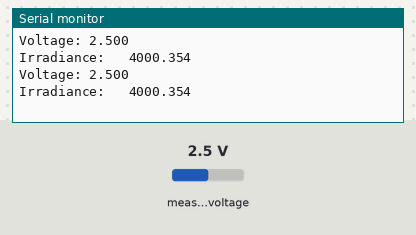
This sketch was run on a simulated Arduino Uno, built with avr-gcc and run on an emulated ATmega328P. On the bench: the last lines printed to the serial monitor. The inputs (shaded band) are chosen by the test bench; at power-on: measured voltage 2.5 V.

Above: at 1.2 s.
1.3 s: measured voltage set to 0.1 V
At 2.6 s:
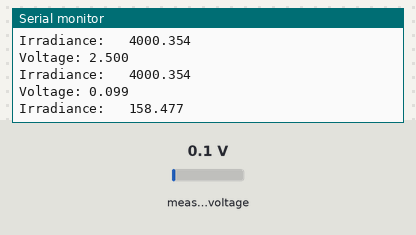
2.8 s: measured voltage set to 1.2 V
At 3.6 s:
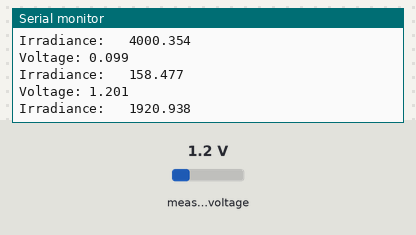
Timing chart, 0 to 5.8 s (numbered marks = the images above; inputs shaded):
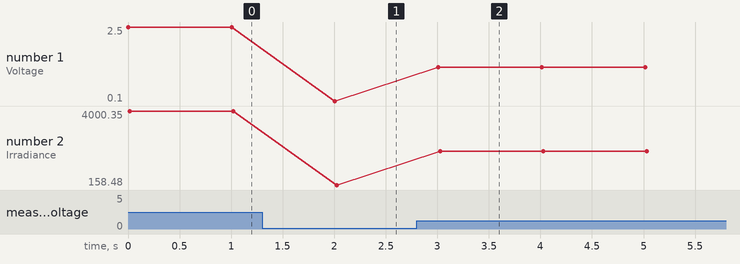

Measured:
- after the input at 1.3 s, the serial monitor: prints a new line after 0.71 s (image 1)
- after the input at 2.8 s, the serial monitor: prints a new line after 0.21 s (image 2)
- plotted number 1: 2.5 → 0.1 after the input at 1.3 s, 0.1 → 1.2 after the input at 2.8 s
- plotted number 2: 4000.35 → 158.48 after the input at 1.3 s, 158.48 → 1920.94 after the input at 2.8 s

The sketch:

BPW21.ino
```cpp
#include <Adafruit_ADS1X15.h>
#include <Wire.h>

Adafruit_ADS1015 ads1015;


void setup(void) {
   Serial.begin(9600);
   ads1015.begin();
}

void loop(void) {
  int16_t adcValue = ads1015.readADC_SingleEnded(0);
  // Convert ADC value to voltage
  // Since we're using the default gain (6.144V range), the factor is:
  // voltage = adcValue * (6.144/2047.0)
  float voltage = adcValue * (6.144 / 2047.0);
  float E = 1600 * voltage;
  Serial.print("Voltage: ");
  Serial.println(voltage, 3);  // Print voltage to 3 decimal places
  Serial.print("Irradiance: ");
  Serial.print('\t');
  Serial.println(E, 3);  // Print voltage to 3 decimal places
  delay(1000);  // Wait for a second
}
```
